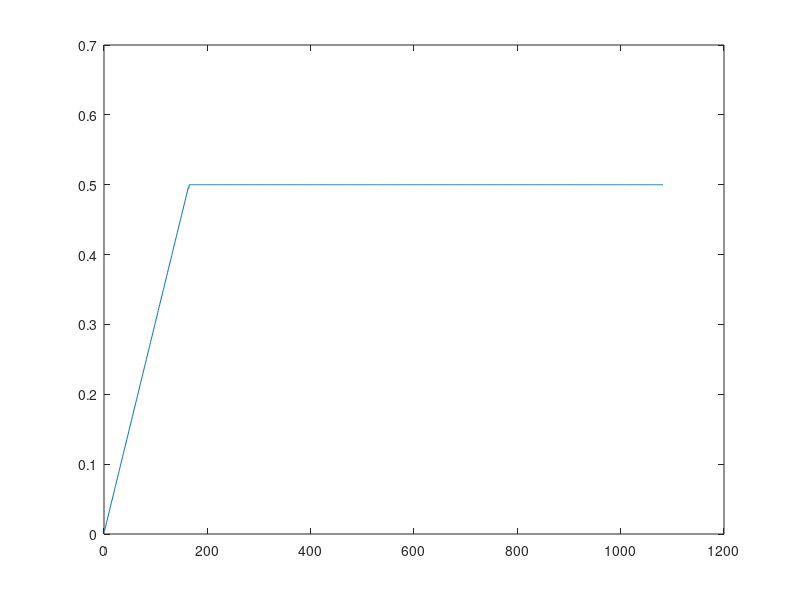

The MATLAB script that drew this image:

circle_center=[0 0 1.5 0];


traj_speed = .5;
traj_accel = .3;


radius=.8;
turns=1;
helix_height = .5;


%fix this
num_pts=1000;


d_height = 0: (helix_height / num_pts) : helix_height;

t=0:(turns*2*pi/num_pts):turns*2*pi;

helix=[radius.*-cos(t)' radius.*sin(t)' d_height' zeros(length(t),1)];
traj=repmat(circle_center ,length(t),1)+helix;



dt = norm(traj(1,1:3) - traj(2,1:3))/traj_speed
traj=[traj (dt:dt:dt*length(t))'];


% (sqrt(sum(diff(traj(:,1:3)).^2,2))./diff(traj(:,5)));


dists=sqrt(sum(diff(traj(:,1:3)).^2,2));

v0=0;
v1=traj_speed;

t_ramp = (v1 - v0) / traj_accel;
d_ramp = (v0*t_ramp) + (.5*traj_accel*(t_ramp^2));

if(d_ramp<sum(dists))
    disp('ramp up feasible');
end


dist=0;
ind=1;
total_dist=[];
while(dist<d_ramp)
    dist=dist+dists(ind);
    total_dist(ind) = dist;
    ind=ind+1;
end

replace_to=ind

ramp_up=[zeros(ceil(t_ramp/dt)-1,4) dt.*(0:ceil(t_ramp/dt)-2)'];



for i = 1:ceil(t_ramp/dt)-1
    t_now=dt*i;
    d_now = (v0*t_now) + (.5*traj_accel*(t_now^2));

    ind = find(total_dist>d_now,1,'first');

    if(0)%ind==1)
        ramp_up(i,1:4) = traj(1,1:4);
    else
%         pct =  (d_now-total_dist(ind-1)) / (total_dist(ind) - total_dist(ind-1));
        pct =  (d_now-total_dist(ind)) / (total_dist(ind+1) - total_dist(ind));
        ramp_up(i,1:4) = traj(ind,1:4) + ((traj(ind+1,1:4) - traj(ind,1:4)).*pct);
    end
end

time_shift = (2.5*dt)+ ramp_up(end,5) - traj(replace_to,5);

new_traj = [ramp_up;...
    traj(replace_to-1:end,1:4), traj(replace_to-1:end,5)+time_shift];


x=(sqrt(sum(diff(new_traj(:,1:3)).^2,2))./diff(new_traj(:,5)));
plot(x)

% traj_start=traj(1,1:4)